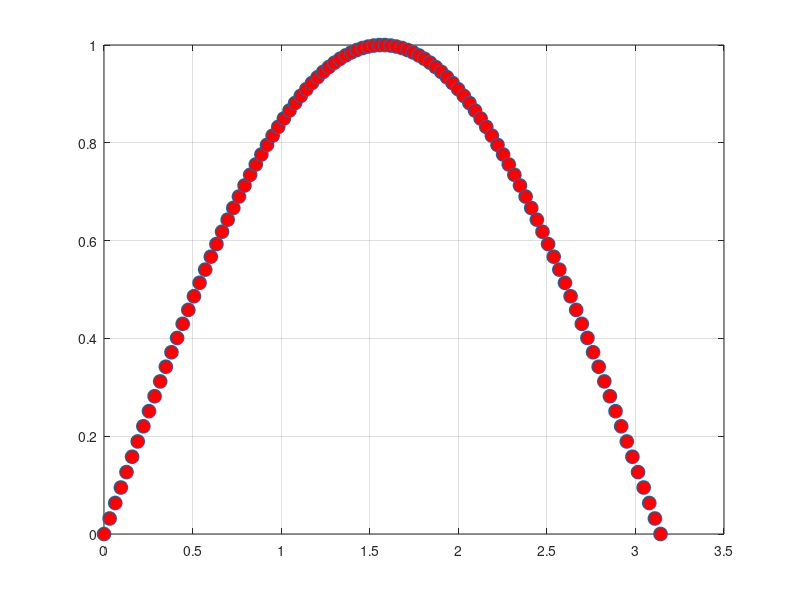

Source code (MATLAB): (Note: this script raises an error after producing the figure.)
%% ex7
%%
figure(1)
f=@(x)sin(x);
n=4;
X=linspace(0,pi,100);
h=X(2)-X(1);
Y=f(X);
plot(X,Y,'o','MarkerFaceColor','r','Markersize',10);
hold on;
grid on;
syms x;
df=diff(f(x),x);
df=matlabFunction(df,'vars',{x});
fplot(df,[0,pi]);
xgr=linspace(0,pi,100);
for i=1:length(xgr)
    [dfr(i)]=MetRichardson(f,xgr(i),h,n);
end
plot(xgr,dfr,'o','MarkerFaceColor','b','Markersize',10);
dfr
figure(2)
disp('Reprezentare eroare E=|f-Dr|');
syms xp;
Dr=0;
for i=1:length(xgr)
    Dr=Dr+(i*dfr(i)*(xp^(i-1)));
end
Dr=matlabFunction(Dr,'vars',{xp});
Dr(xp)
E1=abs(f(xp)-Dr(xp))
fplot(E1,[0,pi]);
for i=1:length(xgr)
    [df2r(i)]=MetRichardsond(f,xgr(i),h,n-1);
end
Dr2=0;
for i=1:length(xgr)
    Dr2=Dr2+(i*(i-1)*df2r(i)*(xp^(i-2)));
end
Dr2=matlabFunction(Dr2,'vars',{xp});
Dr2(xp)
figure(3)
d2f=diff(df(x),x);
d2f=matlabFunction(d2f,'vars',{x});
fplot(d2f,[0,pi]);
hold on;
grid on;
plot(xgr,df2r,'o','MarkerFaceColor','b','Markersize',10);
%%
figure(4)
f=@(x)sin(x);
n=6;
X=linspace(0,pi,100);
h=X(2)-X(1);
Y=f(X);
plot(X,Y,'o','MarkerFaceColor','r','Markersize',10);
hold on;
grid on;
syms x;
df=diff(f(x),x);
df=matlabFunction(df,'vars',{x});
fplot(df,[0,pi]);
xgr=linspace(0,pi,100);
for i=1:length(xgr)
    [dfr(i)]=MetRichardson(f,xgr(i),h,n);
end
plot(xgr,dfr,'o','MarkerFaceColor','b','Markersize',10);
dfr
figure(5)
disp('Reprezentare eroare E=|f-Dr|');
syms xp;
Dr=0;
for i=1:length(xgr)
    Dr=Dr+(i*dfr(i)*(xp^(i-1)));
end
Dr=matlabFunction(Dr,'vars',{xp});
Dr(xp)
E2=abs(f(xp)-Dr(xp))
fplot(E2,[0,pi]);
for i=1:length(xgr)
    [df2r(i)]=MetRichardsond(f,xgr(i),h,n-1);
end
Dr2=0;
for i=1:length(xgr)
    Dr2=Dr2+(i*(i-1)*df2r(i)*(xp^(i-2)));
end
Dr2=matlabFunction(Dr2,'vars',{xp});
Dr2(xp)
figure(6)
d2f=diff(df(x),x);
d2f=matlabFunction(d2f,'vars',{x});
fplot(d2f,[0,pi]);
hold on;
grid on;
plot(xgr,df2r,'o','MarkerFaceColor','b','Markersize',10);
%%
figure(7)
f=@(x)sin(x);
n=8;
X=linspace(0,pi,100);
h=X(2)-X(1);
Y=f(X);
plot(X,Y,'o','MarkerFaceColor','r','Markersize',10);
hold on;
grid on;
syms x;
df=diff(f(x),x);
df=matlabFunction(df,'vars',{x});
fplot(df,[0,pi]);
xgr=linspace(0,pi,100);
for i=1:length(xgr)
    [dfr(i)]=MetRichardson(f,xgr(i),h,n);
end
plot(xgr,dfr,'o','MarkerFaceColor','b','Markersize',10);
dfr
figure(8)
disp('Reprezentare eroare E=|f-Dr|');
syms xp;
Dr=0;
for i=1:length(xgr)
    Dr=Dr+(i*dfr(i)*(xp^(i-1)));
end
Dr=matlabFunction(Dr,'vars',{xp});
Dr(xp)
E3=abs(f(xp)-Dr(xp))
fplot(E3,[0,pi]);
for i=1:length(xgr)
    [df2r(i)]=MetRichardsond(f,xgr(i),h,n-1);
end
Dr2=0;
for i=1:length(xgr)
    Dr2=Dr2+(i*(i-1)*df2r(i)*(xp^(i-2)));
end
Dr2=matlabFunction(Dr2,'vars',{xp});
Dr2(xp)
figure(9)
d2f=diff(df(x),x);
d2f=matlabFunction(d2f,'vars',{x});
fplot(d2f,[0,pi]);
hold on;
grid on;
plot(xgr,df2r,'o','MarkerFaceColor','b','Markersize',10);